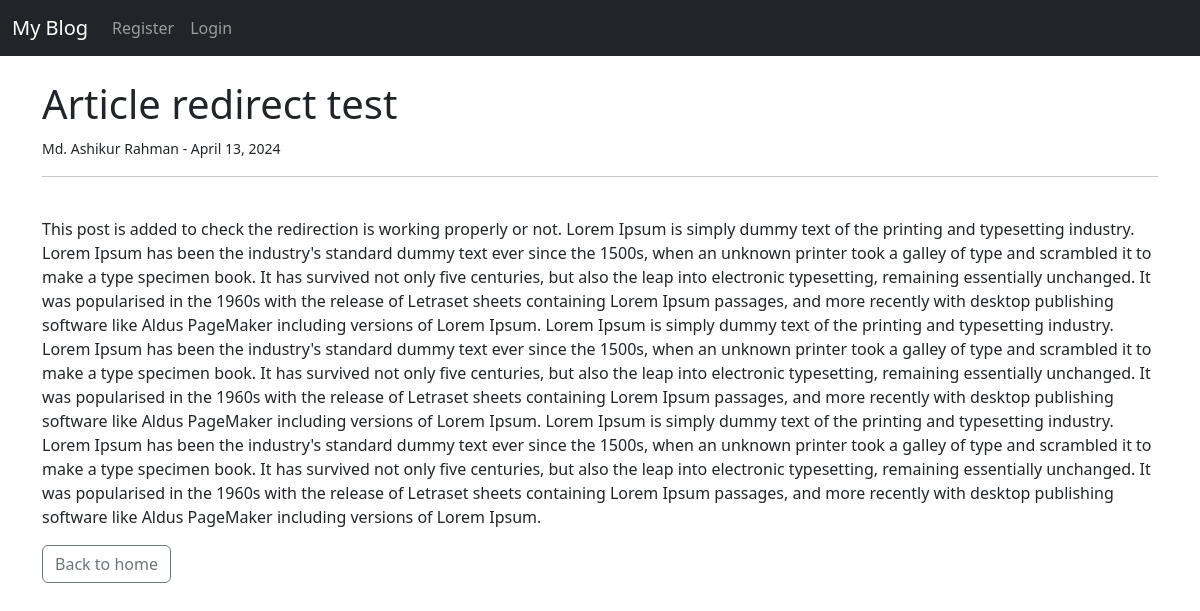
The app's page /article/13 with its own data.
### theblog/models.py (models this page shows, shortened)
class Post(models.Model):
    title = models.CharField(max_length=255)
    title_tag = models.CharField(max_length=255)
    author = models.ForeignKey(User, on_delete=models.CASCADE)
    body = models.TextField()
    post_date = models.DateField(auto_now_add=True)

### theblog/views.py (the view)
# urls.py: path("article/<int:pk>", views.ArticleDetailView.as_view(), name="article-detail"),
class ArticleDetailView(DetailView):
    model = Post
    template_name = "article_details.html"

### theblog/templates/article_details.html (shortened to what this page needs)
{% extends 'base.html' %}
{% block content %}
<h1>{{post.title}}</h1>
<small>
    {{post.author.first_name}} {{post.author.last_name}} -
    {{post.post_date}}
</small>
<br>
<hr><br>
<p>
    {{post.body}}
</p>
<a href="{% url 'home' %}" class="btn btn-outline-secondary">
    Back to home
</a>
{% endblock %}

### records on screen
Post: title "Article redirect test", author.first_name "Md. Ashikur", author.last_name "Rahman", post_date "April 13, 2024", body "This post is added to check the redirection is working properly or not. Lorem Ipsum is simply dummy text of the printing and typesetting industry. Lorem Ipsum has been the industry's standard dummy text ever since the 1500s, when an unknown printer took a galley of type and scrambled it to make a type specimen book. It has survived not only five centuries, but also the leap into electronic typesetting, remaining essentially unchanged. It was popularised in the 1960s with the release of Letraset sheets containing Lorem Ipsum passages, and more recently with desktop publishing software like Aldus PageMaker including versions of Lorem Ipsum. Lorem Ipsum is simply dummy text of the printing and…"
